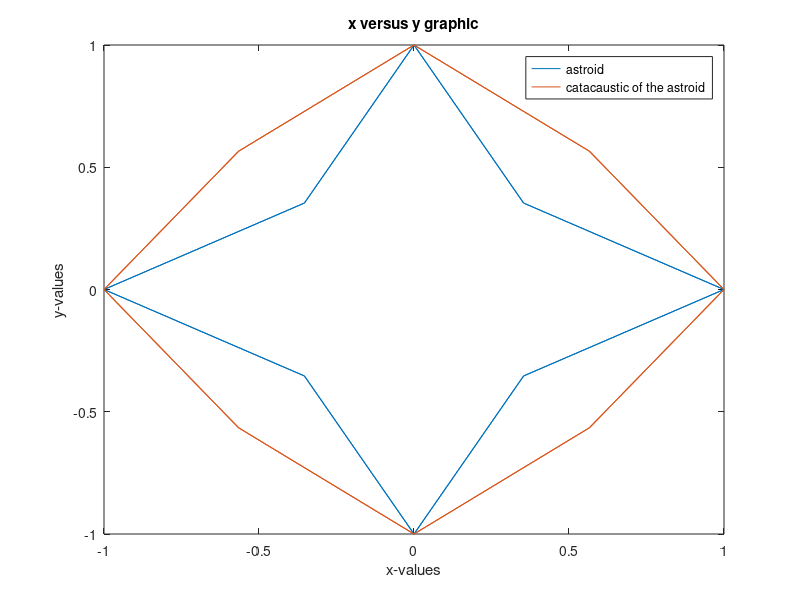

Write the MATLAB code that produced this figure.
% Problem2: Midterm Exam, Kaan Işıldak


t=-2*pi:pi/4:2*pi;
x=(cos(t)).^3;
y=(sin(t)).^3;

plot(x,y)
hold on
k=(cos(t).*(8+5.*cos(2.*t)+3.*cos(6.*t)))./(13+3.*cos(4.*t));
l=((4.*(sin(t)).^3).*(7+6.*cos(2.*t)+3.*cos(4.*t)))./(13+3.*cos(4.*t));
plot(k,l)
xlabel('x-values')
ylabel('y-values')
title('x versus y graphic')
legend('astroid','catacaustic of the astroid');